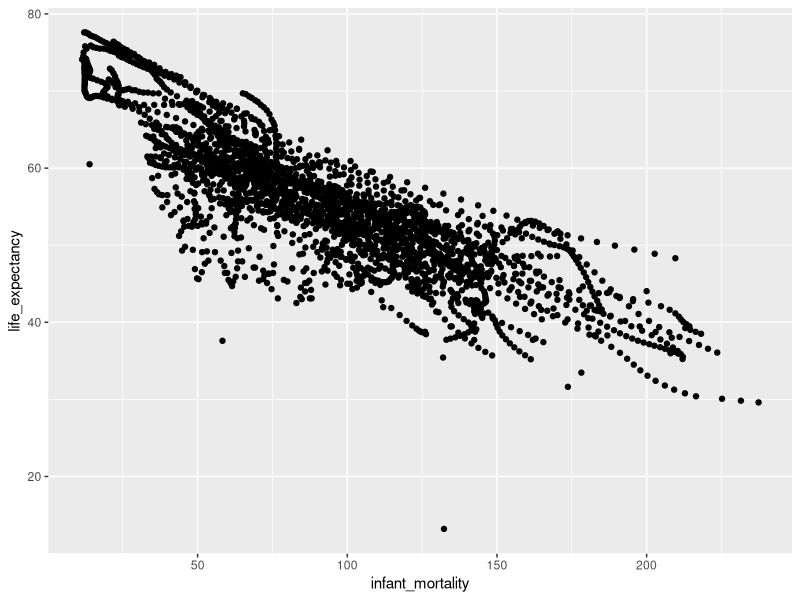
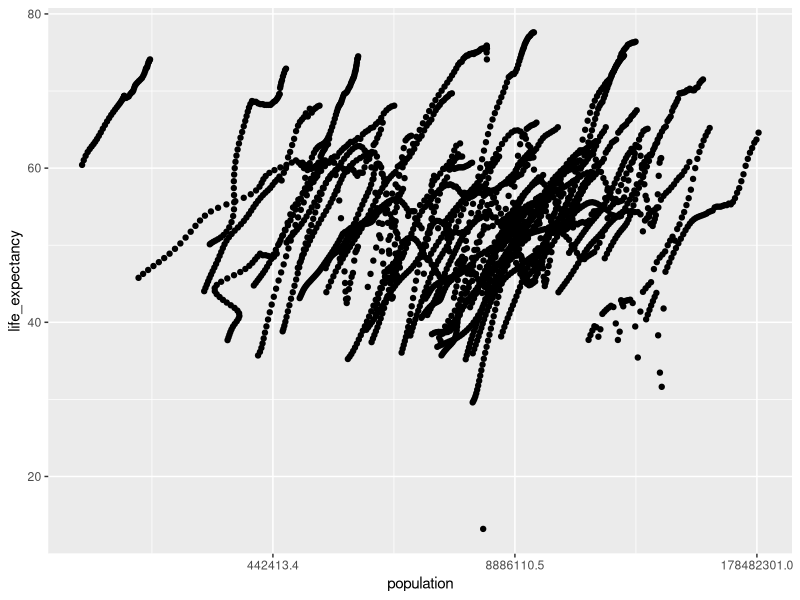

Write R code to recreate these figures, in order.
## ---- chunk 1
#| output: false
#Load package
library(dslabs)
library(tidyverse)
library(dplyr)
## ---- chunk 2
#Look at help file for gapminder dataset
help(gapminder)
#the gapminder dataset contains health and income outcomes for 184 countries from 1960 to 2016.

#get an overview of the data structure
str(gapminder)

#get a summary of data
summary(gapminder)

#determine the type of object gapminder is
class(gapminder)
## ---- chunk 3
#pull out data points (rows) related to Africa and assign to object `africadata`
africadata <- filter(gapminder, continent == "Africa")

#check new object
str(africadata)
summary(africadata)
## ---- chunk 4
#Now, pull out the columns for infant mortality & life expectancy and population & life expectancy for African countries and assign to objects
MortExpec <- africadata %>% select(infant_mortality, life_expectancy)

PopExpec <- africadata %>% select(life_expectancy, population)

#view MortExpec object
str(MortExpec)
summary(MortExpec)

#view PopExpec object
str(PopExpec)
summary(PopExpec)

## ---- chunk 5
#| label: fig1
#| fig-cap: Life expectancy vs infant mortality
#plot life expectancy as a function of infant mortality
ggplot(MortExpec) +
  geom_point(aes(infant_mortality, life_expectancy))

#| label: fig2
#| fig-cap: Life expectancy vs population size
#plot life expectancy as a function of population size
ggplot(PopExpec) +
  geom_point(aes(population, life_expectancy))+
  scale_x_continuous(trans = "log")

## ---- chunk 6
#find years with missing data using `africadata`
